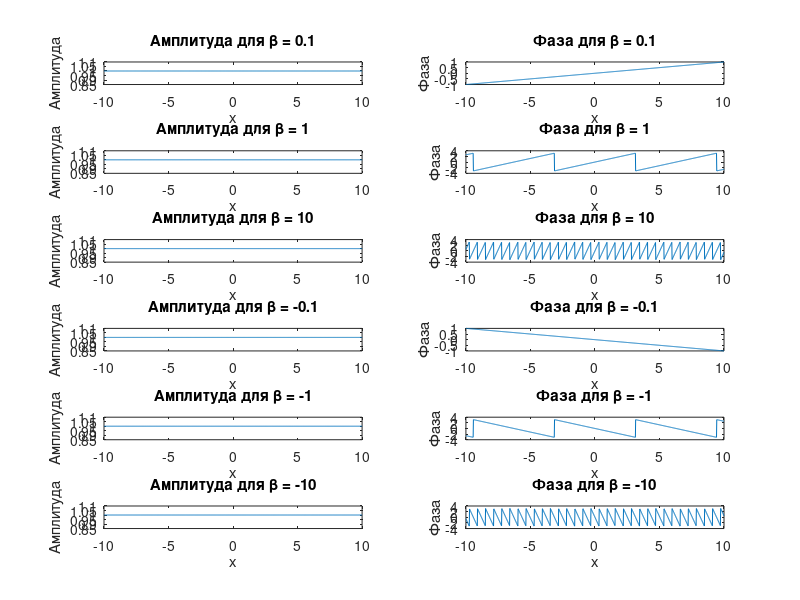

MATLAB code for this plot:
% Параметры
n = 1000;
x = linspace(-10, 10, n); % Диапазон значений x

% Исходное значение beta
beta = 1/10;

% Функция f(x) = exp(i * beta * x)
f = @(x, beta) exp(1i * beta * x);

% Построение графиков для различных значений beta
betas = [1/10, 1, 10, -1/10, -1, -10];

figure;
for i = 1:length(betas)
    beta_current = betas(i);
    y = f(x, beta_current);

    % Амплитуда
    subplot(length(betas), 2, 2*i-1);
    plot(x, abs(y));
    title(['Амплитуда для \beta = ', num2str(beta_current)]);
    xlabel('x');
    ylabel('Амплитуда');

    % Фаза
    subplot(length(betas), 2, 2*i);
    plot(x, angle(y));
    title(['Фаза для \beta = ', num2str(beta_current)]);
    xlabel('x');
    ylabel('Фаза');
end

% Возвращение параметра beta в начальное значение
beta = 1/10;